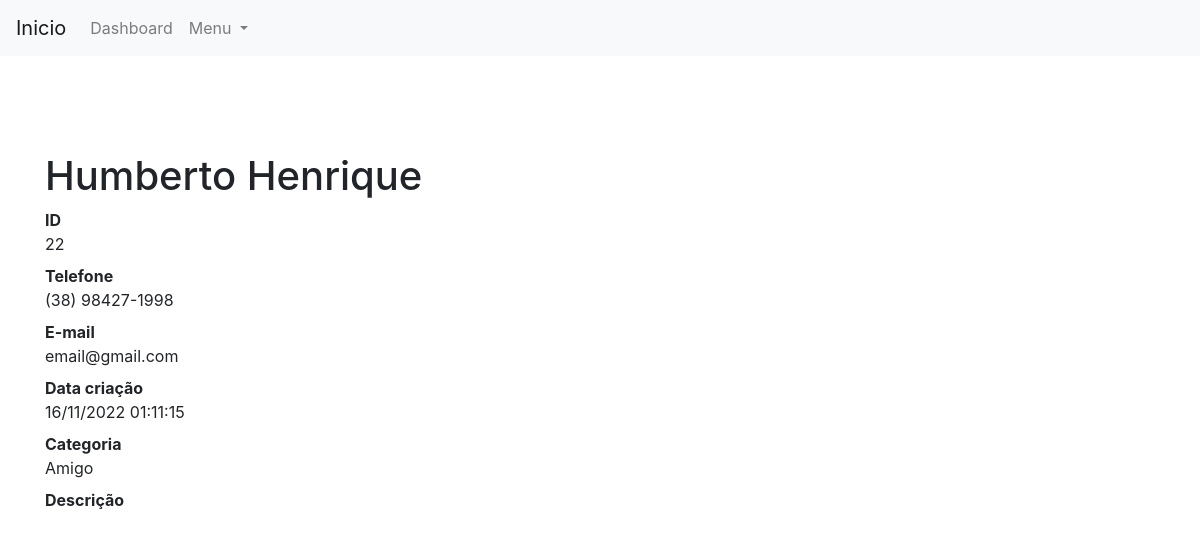
The app's page /22 with its own data.
### contatos/models.py (models this page shows, shortened)
class Contato(models.Model):
    nome = models.CharField(max_length=255)
    sobrenome = models.CharField(max_length=255, blank=True)
    telefone = models.CharField(max_length=255)
    email =  models.CharField(max_length=255, blank=True)
    data_criacao = models.DateTimeField(default=timezone.now)
    descricao = models.TextField(blank=True)
    categoria = models.ForeignKey(Categoria, on_delete=models.DO_NOTHING)
    mostrar = models.BooleanField(default=True)
    foto = models.ImageField(blank=True, upload_to='pictures')

class Categoria(models.Model):
    nome = models.CharField(max_length=255)
    def __str__(self):
        return self.nome

### contatos/views.py (the view)
# urls.py: path('<int:contato_id>', views.mostrar_contato, name='mostrar_contato'),
def mostrar_contato(request, contato_id):
    contato = get_object_or_404(Contato, id=contato_id )
    if not contato.mostrar:
        messages.error(request, "Contato não encontrado")
        return redirect('dashboard')
    return render(request, 'contatos/mostrar_contato.html', {
        'contato': contato
    })

### templates/contatos/mostrar_contato.html (shortened to what this page needs)
{% extends 'base.html' %}
{% block 'content' %}
<h1 class="mt-5">{{contato.nome}} {{contato.sobrenome}}</h1>
        <dl>
          <dt>ID</dt>
          <dd>{{contato.id}}</dd>
          <dt>Telefone</dt>
          <dd>{{contato.telefone}}</dd>
          <dt>E-mail</dt>
          <dd>{{contato.email}}</dd>
          <dt>Data criação</dt>
          <dd>{{contato.data_criacao|date:'d/m/Y H:m:s'}}</dd>
          <dt>Categoria</dt>
          <dd>{{contato.categoria}}</dd>
          <dt>Descrição</dt>
        </dl>
{% endblock 'content' %}

### records on screen
Contato: nome "Humberto", sobrenome "Henrique", id "22", telefone "(38) 98427-1998", email "email@gmail.com", data_criacao "16/11/2022 01:11:15", categoria "Amigo"
